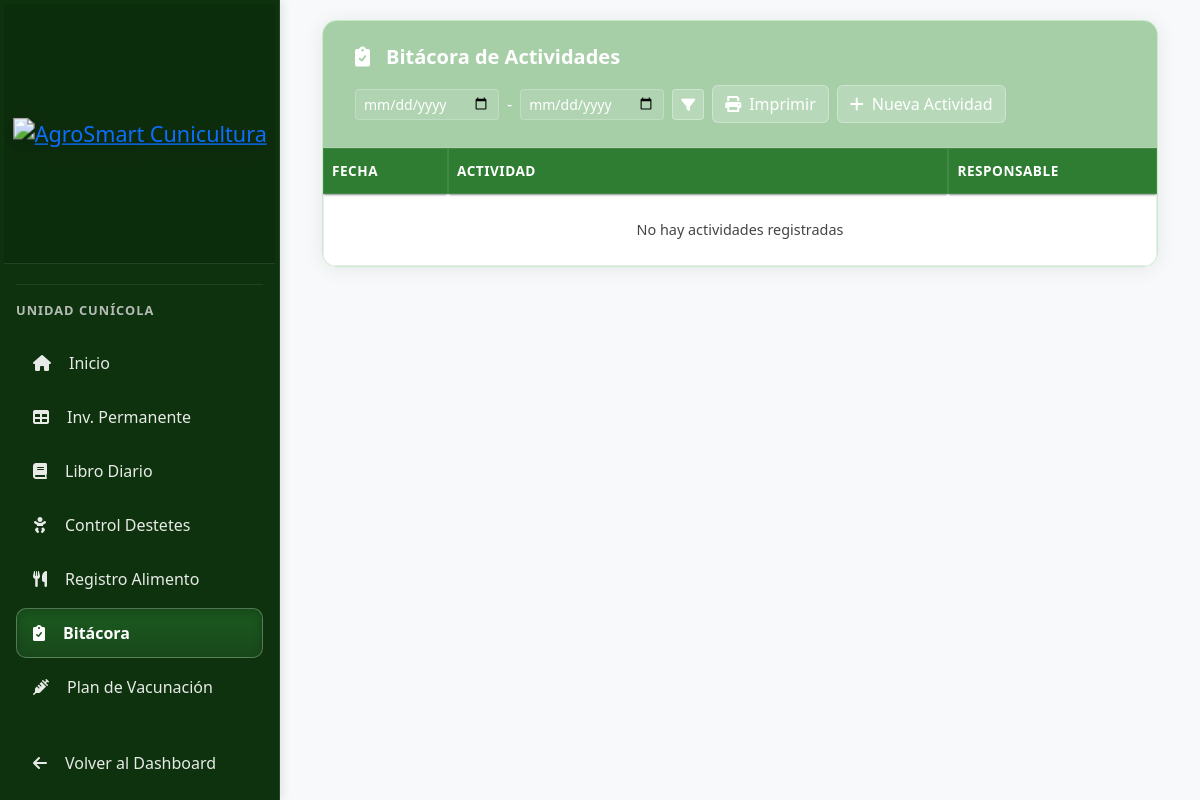
Page /cunicultura/bitacora-actividades/ (signed in) on the earlier database version.
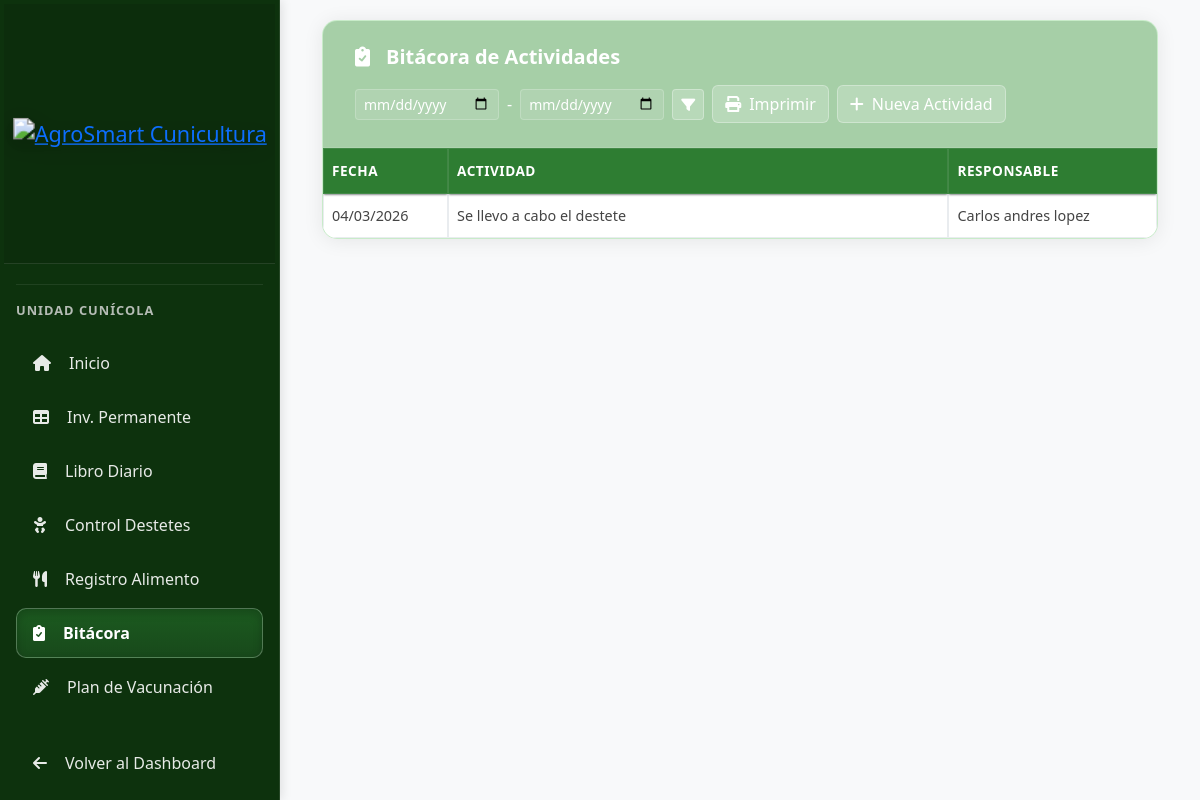
Same page on the later database version.
### apps/cunicultura/models.py (models this page shows, shortened)
class BitacoraActividadesConejos(models.Model):
    fecha = models.DateField(default=timezone.now)
    actividad = models.TextField()
    responsable = models.CharField(max_length=100, blank=True, null=True)
    class Meta:
        verbose_name = "Bitácora Actividades Conejos"
        verbose_name_plural = "Bitácoras Actividades Conejos"
        ordering = ['-fecha']

### apps/cunicultura/views.py (the view)
# urls.py: path('bitacora-actividades/', views.bitacora_actividades, name='bitacora_actividades'),
@login_required
@role_required(['superusuario', 'admin_cunicola', 'practicante_cunicola', 'veterinario', 'solo_vista', 'punto_blanco'])
def bitacora_actividades(request):
    registros = BitacoraActividadesConejos.objects.all().order_by('-fecha', '-id')
    fecha_inicio = request.GET.get('fecha_inicio')
    fecha_fin = request.GET.get('fecha_fin')
    if fecha_inicio and fecha_fin:
        registros = registros.filter(fecha__range=[fecha_inicio, fecha_fin])
    elif fecha_inicio:
        registros = registros.filter(fecha__gte=fecha_inicio)
    elif fecha_fin:
        registros = registros.filter(fecha__lte=fecha_fin)
    if request.method == 'POST':
        form = BitacoraActividadesConejosForm(request.POST)
        if form.is_valid():
            form.save()
            return redirect('cunicultura:bitacora_actividades')
    else:
        form = BitacoraActividadesConejosForm()
    context = {
        'registros': registros,
        'form': form,
        'fecha_inicio': fecha_inicio,
        'fecha_fin': fecha_fin,
    }
    return render(request, 'cunicultura/bitacora_actividades.html', context)

### apps/cunicultura/forms.py
class BitacoraActividadesConejosForm(forms.ModelForm):
    class Meta:
        model = BitacoraActividadesConejos
        fields = '__all__'
        widgets = {
            'fecha': forms.DateInput(attrs={'type': 'date', 'class': 'form-control'}),
            'actividad': forms.Textarea(attrs={'class': 'form-control', 'rows': 3}),
            'responsable': forms.TextInput(attrs={'class': 'form-control'}),
        }

### templates/cunicultura/bitacora_actividades.html (shortened to what this page needs)
{% extends 'cunicultura/base.html' %}
{% load static %}
{% block content %}
<div class="glass-wrap">
    <div class="unified-dashboard-card">
        <div class="card-header d-flex justify-content-between align-items-center flex-wrap gap-3">
            <h5 class="section-title mb-0 fw-bold">
                <i class="fas fa-clipboard-check me-2"></i>Bitácora de Actividades
            </h5>
            <div class="d-flex gap-2 flex-wrap">
                <form class="d-flex gap-2 align-items-center" method="get">
                    <input type="date" name="fecha_inicio" class="form-control form-control-sm form-control-glass" value="{{ fecha_inicio|default:'' }}" placeholder="Desde">
                    <span class="text-white">-</span>
                    <input type="date" name="fecha_fin" class="form-control form-control-sm form-control-glass" value="{{ fecha_fin|default:'' }}" placeholder="Hasta">
                    <button type="submit" class="btn btn-sm btn-light-custom" title="Filtrar">
                        <i class="fas fa-filter"></i>
                    </button>
                </form>
                <button type="button" class="btn btn-light-custom" onclick="window.print()">
                    <i class="fas fa-print me-2"></i>Imprimir
                </button>
                <button type="button" class="btn btn-light-custom" data-bs-toggle="modal" data-bs-target="#registroModal">
                    <i class="fas fa-plus me-2"></i>Nueva Actividad
                </button>
            </div>
        </div>
        <div class="card-body p-0">
            <div class="table-responsive">
                <table class="table table-custom table-hover mb-0">
                    <thead>
                        <tr>
                            <th style="width: 15%;">Fecha</th>
                            <th style="width: 60%;">Actividad</th>
                            <th style="width: 25%;">Responsable</th>
                        </tr>
                    </thead>
                    <tbody>
                        {% for registro in registros %}
                        <tr>
                            <td>{{ registro.fecha|date:"d/m/Y" }}</td>
                            <td class="text-start">{{ registro.actividad|linebreaksbr }}</td>
                            <td>{{ registro.responsable }}</td>
                        </tr>
                        {% empty %}
                        <tr>
                            <td colspan="3" class="text-center py-4">No hay actividades registradas</td>
                        </tr>
                        {% endfor %}
                    </tbody>
                </table>
            </div>
        </div>
    </div>
</div>
{% endblock %}

Differences in the rows shown:
added BitacoraActividadesConejos: fecha "04/03/2026", actividad "Se llevo a cabo el destete", responsable "Carlos andres lopez"
Other differences:
text no longer shown: "No hay actividades registradas"
